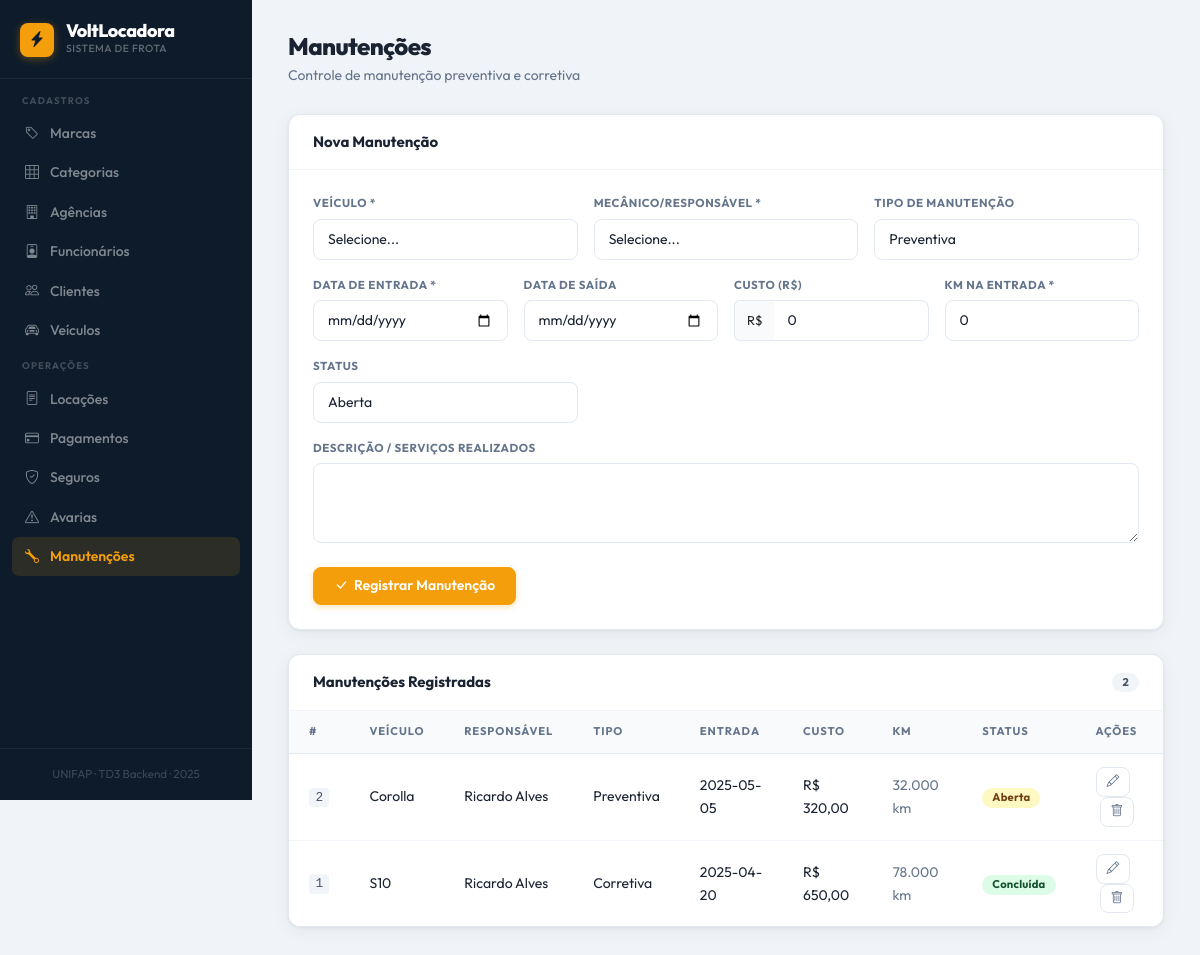
/index.php?page=manutencao, run on the app's committed database.
### tables this page shows
CREATE TABLE IF NOT EXISTS manutencao (
    id_manutencao         INT              NOT NULL AUTO_INCREMENT,
    id_veiculo            INT              NOT NULL,
    id_funcionario        INT              NOT NULL,
    tipo                  ENUM('preventiva','corretiva','revisao')
                                           NOT NULL DEFAULT 'preventiva',
    descricao             TEXT,
    custo                 DECIMAL(10,2)    NOT NULL DEFAULT 0.00,
    data_entrada          DATE             NOT NULL,
    data_saida            DATE,
    status                ENUM('aberta','em_andamento','concluida')
                                           NOT NULL DEFAULT 'aberta',
    quilometragem_entrada INT              NOT NULL,
    PRIMARY KEY (id_manutencao),
    CONSTRAINT fk_man_veiculo     FOREIGN KEY (id_veiculo)     REFERENCES veiculo    (id_veiculo)     ON UPDATE CASCADE ON DELETE RESTRICT,
    CONSTRAINT fk_man_funcionario FOREIGN KEY (id_funcionario) REFERENCES funcionario(id_funcionario) ON UPDATE CASCADE ON DELETE RESTRICT
);

### dao/FuncionarioDAO.php (called while the page is built, shortened)
<?php
require_once 'config/Conexao.php';
require_once 'model/Funcionario.php';
class FuncionarioDAO {
    private $conn;
    public function __construct() {
        $this->conn = Conexao::getConn();
    }
    public function listar() {
        $stmt = $this->conn->query("SELECT * FROM funcionario ORDER BY nome");
        $lista = [];
        while ($row = $stmt->fetch(PDO::FETCH_ASSOC)) {
            $obj = new Funcionario($row['id_agencia'], $row['nome'], $row['cpf'], $row['cargo'], $row['email'], $row['telefone'], $row['data_admissao'], $row['ativo']);
            $obj->setId($row['id_funcionario']);
            $lista[] = $obj;
        }
        return $lista;
    }
}

### config/Conexao.php (called while the page is built)
<?php
class Conexao {
    private static $instance;
    public static function getConn() {
        if (!isset(self::$instance)) {
            $host   = getenv('MYSQL_HOST')     ?: 'mysql';
            $db     = getenv('MYSQL_DATABASE') ?: 'topcar';
            $user   = getenv('MYSQL_USERNAME') ?: 'mysql';
            $pass   = getenv('MYSQL_PASSWORD') ?: 'pass3word';
            self::$instance = new \PDO(
                "mysql:host=$host;dbname=$db;charset=utf8mb4",
                $user,
                $pass
            );
            self::$instance->setAttribute(PDO::ATTR_ERRMODE, PDO::ERRMODE_EXCEPTION);
            self::$instance->exec("SET NAMES 'utf8mb4' COLLATE 'utf8mb4_unicode_ci'");
        }
        return self::$instance;
    }
}

### controller/FuncionarioController.php (called while the page is built, shortened)
<?php
require_once 'model/Funcionario.php';
require_once 'dao/FuncionarioDAO.php';
class FuncionarioController {
    public function listar() {
        $dao = new FuncionarioDAO();
        return $dao->listar();
    }
}

### model/Manutencao.php (called while the page is built, shortened)
<?php
class Manutencao {
    private $id;
    private $idVeiculo;
    private $idFuncionario;
    private $tipo;
    private $custo;
    private $dataEntrada;
    private $status;
    private $quilometragemEntrada;
    public function __construct($idVeiculo = '', $idFuncionario = '', $tipo = 'preventiva', $descricao = '', $custo = 0, $dataEntrada = '', $dataSaida = '', $status = 'aberta', $quilometragemEntrada = 0) {
        $this->idVeiculo            = $idVeiculo;
        $this->idFuncionario        = $idFuncionario;
        $this->tipo                 = $tipo;
        $this->custo                = $custo;
        $this->dataEntrada          = $dataEntrada;
        $this->status               = $status;
        $this->quilometragemEntrada = $quilometragemEntrada;
    }
    public function getId()                   { return $this->id; }
    public function getIdVeiculo()            { return $this->idVeiculo; }
    public function getIdFuncionario()        { return $this->idFuncionario; }
    public function getTipo()                 { return $this->tipo; }
    public function getCusto()                { return $this->custo; }
    public function getDataEntrada()          { return $this->dataEntrada; }
    public function getStatus()               { return $this->status; }
    public function getQuilometragemEntrada() { return $this->quilometragemEntrada; }
    public function setId($v)                   { $this->id = $v; }
}

### dao/ManutencaoDAO.php (called while the page is built, shortened)
<?php
require_once 'config/Conexao.php';
require_once 'model/Manutencao.php';
class ManutencaoDAO {
    private $conn;
    public function __construct() {
        $this->conn = Conexao::getConn();
    }
    public function listar() {
        $stmt = $this->conn->query("SELECT * FROM manutencao ORDER BY data_entrada DESC");
        $lista = [];
        while ($row = $stmt->fetch(PDO::FETCH_ASSOC)) {
            $obj = new Manutencao($row['id_veiculo'], $row['id_funcionario'], $row['tipo'], $row['descricao'], $row['custo'], $row['data_entrada'], $row['data_saida'], $row['status'], $row['quilometragem_entrada']);
            $obj->setId($row['id_manutencao']);
            $lista[] = $obj;
        }
        return $lista;
    }
}

### controller/ManutencaoController.php (called while the page is built, shortened)
<?php
require_once 'model/Manutencao.php';
require_once 'dao/ManutencaoDAO.php';
class ManutencaoController {
    public function listar() {
        $dao = new ManutencaoDAO();
        return $dao->listar();
    }
}

### controller/VeiculoController.php (called while the page is built, shortened)
<?php
require_once 'model/Veiculo.php';
require_once 'dao/VeiculoDAO.php';
class VeiculoController {
    public function listar() {
        $dao = new VeiculoDAO();
        return $dao->listar();
    }
}

### dao/VeiculoDAO.php (called while the page is built, shortened)
<?php
require_once 'config/Conexao.php';
require_once 'model/Veiculo.php';
class VeiculoDAO {
    private $conn;
    public function __construct() {
        $this->conn = Conexao::getConn();
    }
    public function listar() {
        $stmt = $this->conn->query("SELECT * FROM veiculo ORDER BY modelo");
        $lista = [];
        while ($row = $stmt->fetch(PDO::FETCH_ASSOC)) {
            $obj = new Veiculo($row['id_categoria'], $row['id_marca'], $row['modelo'], $row['ano_fabricacao'], $row['ano_modelo'], $row['placa'], $row['chassi'], $row['cor'], $row['valor_diaria'], $row['status'], $row['quilometragem'], $row['combustivel'], $row['num_portas'], $row['capacidade_passageiros']);
            $obj->setId($row['id_veiculo']);
            $lista[] = $obj;
        }
        return $lista;
    }
}

### model/Veiculo.php (called while the page is built, shortened)
<?php
class Veiculo {
    private $id;
    private $modelo;
    public function __construct($idCategoria = '', $idMarca = '', $modelo = '', $anoFabricacao = '', $anoModelo = '', $placa = '', $chassi = '', $cor = '', $valorDiaria = 0, $status = 'disponivel', $quilometragem = 0, $combustivel = 'flex', $numPortas = 4, $capacidadePassageiros = 5) {
        $this->modelo                = $modelo;
    }
    public function getId()                    { return $this->id; }
    public function getModelo()                { return $this->modelo; }
    public function setId($v)                    { $this->id = $v; }
}

### config/helpers.php (called while the page is built)
<?php
function h($val) {
    return htmlspecialchars((string)($val ?? ''), ENT_QUOTES | ENT_SUBSTITUTE, 'UTF-8');
}

### model/Funcionario.php (called while the page is built, shortened)
<?php
class Funcionario {
    private $id;
    private $nome;
    public function __construct($idAgencia = '', $nome = '', $cpf = '', $cargo = '', $email = '', $telefone = '', $dataAdmissao = '', $ativo = 1) {
        $this->nome         = $nome;
    }
    public function getId()           { return $this->id; }
    public function getNome()         { return $this->nome; }
    public function setId($v)           { $this->id = $v; }
}

### view/manutencao_form.php (the view, shortened to what this page needs)
<div class="page-hdr">
  <h1>Manutenções</h1>
  <p>Controle de manutenção preventiva e corretiva</p>
</div>
<div class="page-card p-0 mb-4">
  <div class="card-head">
    <h5 class="card-title"><?= isset($objEdit) ? 'Editar Manutenção' : 'Nova Manutenção' ?></h5>
  </div>
  <div class="card-body-pad">
    <form method="post" action="index.php?page=manutencao">
      <div class="row g-3">
        <div class="col-md-4">
          <label class="form-label">Veículo *</label>
          <select name="id_veiculo" class="form-select" required>
            <option value="">Selecione...</option>
          </select>
        </div>
        <div class="col-md-4">
          <label class="form-label">Mecânico/Responsável *</label>
          <select name="id_funcionario" class="form-select" required>
            <option value="">Selecione...</option>
          </select>
        </div>
        <div class="col-md-4">
          <label class="form-label">Tipo de Manutenção</label>
          <select name="tipo" class="form-select">
            <?php foreach (['preventiva'=>'Preventiva','corretiva'=>'Corretiva','revisao'=>'Revisão'] as $val => $lbl): ?>
              <option value="<?= $val ?>" <?= (isset($objEdit) && $objEdit->getTipo() === $val) ? 'selected' : '' ?>><?= $lbl ?></option>
            <?php endforeach; ?>
          </select>
        </div>
        <div class="col-md-3">
          <label class="form-label">Data de Entrada *</label>
          <input type="date" name="data_entrada" class="form-control" required value="<?= isset($objEdit) ? h($objEdit->getDataEntrada()) : '' ?>">
        </div>
        <div class="col-md-3">
          <label class="form-label">Data de Saída</label>
          <input type="date" name="data_saida" class="form-control" value="<?= isset($objEdit) ? h($objEdit->getDataSaida()) : '' ?>">
        </div>
        <div class="col-md-3">
          <label class="form-label">Custo (R$)</label>
          <div class="input-group">
            <span class="input-group-text" style="background:#f8fafc;border:1.5px solid var(--border);border-right:none;font-size:.8rem">R$</span>
            <input type="number" step="0.01" name="custo" class="form-control" style="border-left:none" value="<?= isset($objEdit) ? $objEdit->getCusto() : 0 ?>">
          </div>
        </div>
        <div class="col-md-3">
          <label class="form-label">KM na Entrada *</label>
          <input type="number" name="quilometragem_entrada" class="form-control" required value="<?= isset($objEdit) ? $objEdit->getQuilometragemEntrada() : 0 ?>">
        </div>
        <div class="col-md-4">
          <label class="form-label">Status</label>
          <select name="status" class="form-select">
            <?php foreach (['aberta'=>'Aberta','em_andamento'=>'Em Andamento','concluida'=>'Concluída'] as $val => $lbl): ?>
              <option value="<?= $val ?>" <?= (isset($objEdit) && $objEdit->getStatus() === $val) ? 'selected' : '' ?>><?= $lbl ?></option>
            <?php endforeach; ?>
          </select>
        </div>
        <div class="col-md-12">
          <label class="form-label">Descrição / Serviços Realizados</label>
          <textarea name="descricao" class="form-control" rows="2"><?= isset($objEdit) ? h($objEdit->getDescricao()) : '' ?></textarea>
        </div>
      </div>
      <div class="d-flex gap-2 mt-4">
        <button type="submit" name="acao" value="salvar" class="btn btn-primary">
          <i class="bi bi-check-lg"></i><?= isset($objEdit) ? 'Atualizar' : 'Registrar Manutenção' ?>
        </button>
      </div>
    </form>
  </div>
</div>
<div class="page-card p-0">
  <div class="card-head">
    <h5 class="card-title">Manutenções Registradas</h5>
    <span class="badge bg-secondary"><?= count($lista) ?></span>
  </div>
  <div class="table-wrap">
    <table class="table">
      <thead>
        <tr><th>#</th><th>Veículo</th><th>Responsável</th><th>Tipo</th><th>Entrada</th><th>Custo</th><th>KM</th><th>Status</th><th>Ações</th></tr>
      </thead>
      <tbody>
      <?php
      $statusColors = ['aberta'=>'warning','em_andamento'=>'info','concluida'=>'success'];
      $statusLabels = ['aberta'=>'Aberta','em_andamento'=>'Em Andamento','concluida'=>'Concluída'];
      $tipoLabels   = ['preventiva'=>'Preventiva','corretiva'=>'Corretiva','revisao'=>'Revisão'];
      foreach ($lista as $item): ?>
        <tr>
          <td><code><?= $item->getId() ?></code></td>
          <td><?= isset($veiculosMap[$item->getIdVeiculo()]) ? h($veiculosMap[$item->getIdVeiculo()]) : '—' ?></td>
          <td><?= isset($funcionariosMap[$item->getIdFuncionario()]) ? h($funcionariosMap[$item->getIdFuncionario()]) : '—' ?></td>
          <td><?= $tipoLabels[$item->getTipo()] ?? $item->getTipo() ?></td>
          <td><?= h($item->getDataEntrada()) ?></td>
          <td>R$ <?= number_format($item->getCusto(), 2, ',', '.') ?></td>
          <td class="text-muted"><?= number_format($item->getQuilometragemEntrada(), 0, ',', '.') ?> km</td>
          <td><span class="badge bg-<?= $statusColors[$item->getStatus()] ?? 'secondary' ?>"><?= $statusLabels[$item->getStatus()] ?? $item->getStatus() ?></span></td>
          <td>
            <a href="index.php?page=manutencao&acao=editar&id=<?= $item->getId() ?>" class="btn btn-sm btn-outline-primary"><i class="bi bi-pencil"></i></a>
            <a href="index.php?page=manutencao&acao=deletar&id=<?= $item->getId() ?>" class="btn btn-sm btn-outline-danger ms-1" onclick="return confirm('Excluir manutenção?')"><i class="bi bi-trash"></i></a>
          </td>
        </tr>
      <?php endforeach; ?>
      </tbody>
    </table>
  </div>
</div>

### data on the page
manutencao: id_manutencao "2", id_veiculo "Corolla", id_funcionario "Ricardo Alves", tipo "Preventiva", data_entrada "2025-05-05", custo "320,00", quilometragem_entrada "32.000", status "Aberta"
manutencao: id_manutencao "1", id_veiculo "S10", id_funcionario "Ricardo Alves", tipo "Corretiva", data_entrada "2025-04-20", custo "650,00", quilometragem_entrada "78.000", status "Concluída"

### other printed values
count($lista) "2"
form field tipo "Preventiva"
form field status "Aberta"
